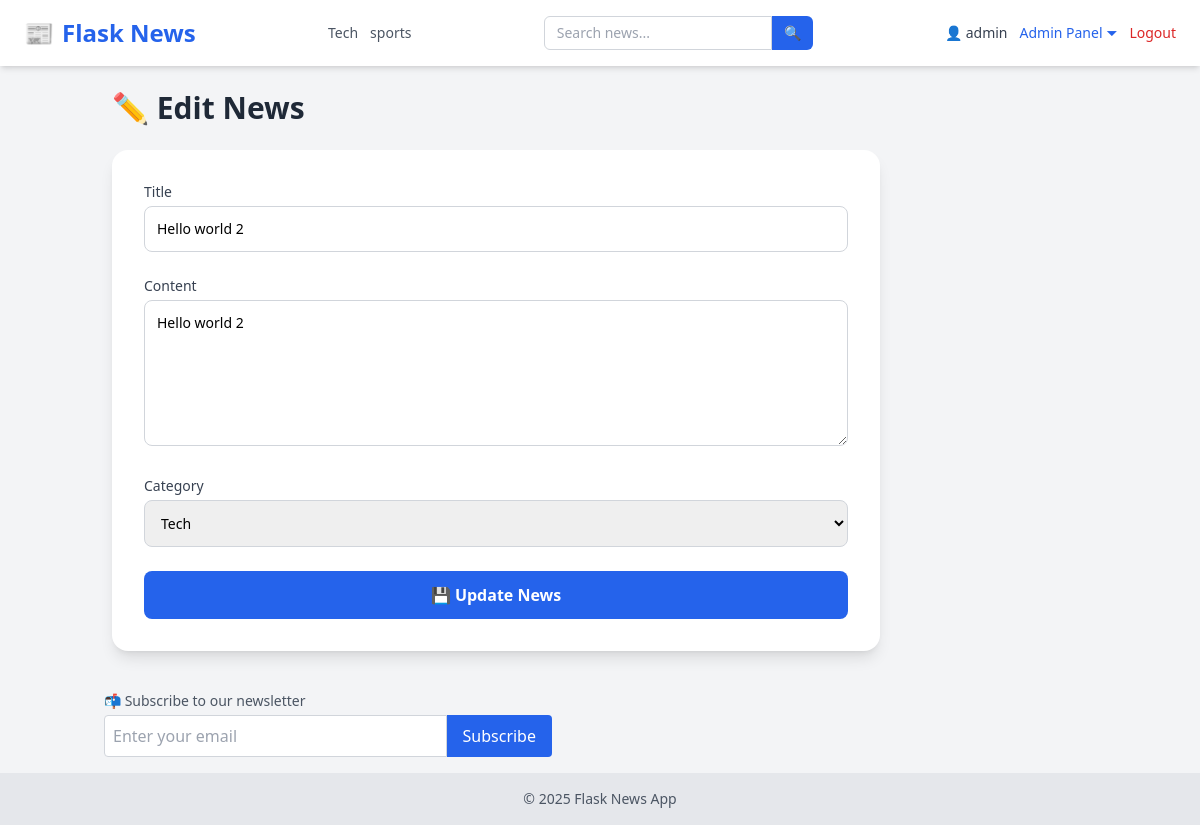
The app's page /edit/2 (signed in) with its own data.
### tables this page shows
CREATE TABLE categories (
            id INTEGER PRIMARY KEY AUTOINCREMENT,
            name TEXT UNIQUE NOT NULL
        );

CREATE TABLE users (
            id INTEGER PRIMARY KEY AUTOINCREMENT,
            username TEXT NOT NULL,
            email TEXT UNIQUE NOT NULL,
            password TEXT NOT NULL,
            role TEXT DEFAULT 'user'
        );

CREATE TABLE news (
            id INTEGER PRIMARY KEY AUTOINCREMENT,
            title TEXT,
            content TEXT,
            image TEXT,
            author_id INTEGER,
            category_id INTEGER,
            view_count INTEGER DEFAULT 0,
            FOREIGN KEY(author_id) REFERENCES users(id),
            FOREIGN KEY(category_id) REFERENCES categories(id)
        );

### app/admin_routes.py (the view, shortened to what this page needs)
@admin.route('/edit/<int:id>', methods=['GET', 'POST'])
@login_required
@admin_only
def edit_news(id):
    conn = sqlite3.connect(current_app.config['DATABASE'])
    c = conn.cursor()
    c.execute("SELECT id, name FROM categories")
    categories = c.fetchall()
    c.execute("SELECT id, title, content FROM news WHERE id = ?", (id,))
    news = c.fetchone()
    conn.close()
    if not news:
        return "News not found", 404
    return render_template('edit_news.html', news=news,categories=categories)

### app/__init__.py (called while the page is built)
def create_app():
    app = Flask(__name__, instance_relative_config=True)
    app.config.from_object('config.Config')
    from app.routes import main
    app.register_blueprint(main)
    from app.admin_routes import admin
    app.register_blueprint(admin)
    from app.user_routes import user
    app.register_blueprint(user)
    init_db(app)
    login_manager.init_app(app)
    @login_manager.user_loader
    def user_loader(user_id):
        return load_user(user_id)
    @app.context_processor
    def inject_now():
        return {'now': datetime.now}
    @app.context_processor
    def inject_categories():
        conn = sqlite3.connect(current_app.config['DATABASE'])
        c = conn.cursor()
        c.execute("SELECT id, name FROM categories ORDER BY name ASC")
        categories = c.fetchall()
        conn.close()
        return {'categories': categories}
    return app

### app/models.py (called while the page is built)
def load_user(user_id):
    conn = sqlite3.connect(current_app.config['DATABASE'])
    c = conn.cursor()
    c.execute("SELECT id, username,email, role FROM users WHERE id = ?", (user_id,))
    row = c.fetchone()
    conn.close()
    if row:
        return User(*row)
    return None

### app/utils.py (called while the page is built)
def admin_only(f):
    @wraps(f)
    def decorated(*args, **kwargs):
        if not current_user.is_authenticated or current_user.role != 'admin':
            abort(403)
        return f(*args, **kwargs)
    return decorated

### app/templates/edit_news.html (shortened to what this page needs)
{% extends "layout.html" %}
{% block content %}
<h2 class="text-3xl font-extrabold text-gray-800 mb-6 flex items-center gap-2">
  ✏️ Edit News
</h2>
<form method="POST" class="bg-white p-8 rounded-2xl shadow-lg max-w-3xl space-y-6">
  <div>
    <label for="title" class="block mb-1 text-sm font-medium text-gray-700">Title</label>
    <input
      name="title"
      id="title"
      type="text"
      value="{{ news[1] }}"
      required
      class="w-full p-3 border border-gray-300 rounded-lg focus:outline-none focus:ring-2 focus:ring-blue-500 text-sm"
    />
  </div>
  <div>
    <label for="content" class="block mb-1 text-sm font-medium text-gray-700">Content</label>
    <textarea
      name="content"
      id="content"
      required
      rows="6"
      class="w-full p-3 border border-gray-300 rounded-lg focus:outline-none focus:ring-2 focus:ring-blue-500 text-sm resize-y"
    >{{ news[2] }}</textarea>
  </div>
  <div>
    <label for="category" class="block mb-1 text-sm font-medium text-gray-700">Category</label>
    <select
      name="category"
      id="category"
      required
      class="w-full p-3 border border-gray-300 rounded-lg focus:outline-none focus:ring-2 focus:ring-blue-500 text-sm"
    >
      {% for cat in categories %}
      <option value="{{ cat[0] }}" {% if news and news[3] == cat[0] %}selected{% endif %}>
        {{ cat[1] }}
      </option>
      {% endfor %}
    </select>
  </div>
  <div>
    <button
      type="submit"
      class="w-full bg-blue-600 hover:bg-blue-700 text-white font-semibold py-3 px-6 rounded-lg transition duration-200"
    >
      💾 Update News
    </button>
  </div>
</form>
{% endblock %}

### app/templates/layout.html (shortened to what this page needs)
<!DOCTYPE html>
<html lang="en">
  <head>
    <script src="https://cdn.tailwindcss.com"></script>
    <link
      rel="stylesheet"
      href="https://cdnjs.cloudflare.com/ajax/libs/font-awesome/6.4.0/css/all.min.css"
    />
  </head>
  <body class="bg-gray-100 min-h-screen flex flex-col">
    <nav
      class="bg-white shadow-md px-6 py-4 flex flex-wrap md:flex-nowrap justify-between items-center"
    >
      <a
        href="/"
        class="text-2xl font-extrabold text-blue-600 flex items-center gap-2"
      >
        📰 <span>Flask News</span>
      </a>
      <div
        class="flex flex-wrap justify-center gap-3 mt-4 md:mt-0 md:ml-6 text-sm text-gray-600 font-medium"
      >
        {% for cat in categories %}
        <a
          href="{{ url_for('main.filter_by_category', name=cat[1]) }}"
          class="hover:text-blue-600 transition-colors"
        >
          {{ cat[1] }}
        </a>
        {% endfor %}
      </div>
      <form
        method="GET"
        action="{{ url_for('main.search') }}"
        class="flex mt-4 md:mt-0 md:ml-6"
      >
        <input
          type="text"
          name="q"
          placeholder="Search news..."
          required
          class="px-3 py-1.5 border rounded-l-md border-gray-300 focus:outline-none focus:ring focus:border-blue-500 text-sm"
        />
        <button
          type="submit"
          class="px-3 py-1.5 bg-blue-600 text-white rounded-r-md text-sm hover:bg-blue-700 transition-colors"
        >
          🔍
        </button>
      </form>
      <div
        class="flex items-center gap-3 mt-4 md:mt-0 md:ml-6 text-sm relative"
      >
        {% if current_user.is_authenticated %}
        <a href="{{ url_for('user.user_profile', email=current_user.email) }}"
          ><span class="text-gray-700">👤 {{ current_user.username }}</span></a
        >
        {% if current_user.role == 'admin' %}
        <div class="relative">
          <button
            id="adminDropdownToggle"
            class="text-blue-600 hover:underline focus:outline-none"
            onclick="toggleAdminDropdown()"
          >
            Admin Panel ⏷
          </button>
        </div>
        {% endif %}
        <a href="/logout" class="text-red-600 hover:underline">Logout</a>
        {% else %}
        <a href="/login" class="text-blue-600 hover:underline">Login</a>
        <a href="/register" class="text-blue-600 hover:underline">Register</a>
        {% endif %}
      </div>
    </nav>
    <main class="flex-grow container mx-auto p-6">
       {% block content %}{% endblock %}
    </main>
    <div class="container mx-auto mb-4 px-4">
      <form action="{{ url_for('user.subscribe') }}" method="POST" class="mt-4">
        <label class="block text-sm text-gray-600 mb-1"
          >📬 Subscribe to our newsletter</label
        >
        <div class="flex max-w-md">
          <input
            type="email"
            name="email"
            required
            placeholder="Enter your email"
            class="w-full p-2 rounded-l border border-gray-300"
          />
          <button type="submit" class="bg-blue-600 text-white px-4 rounded-r">
            Subscribe
          </button>
        </div>
      </form>
    </div>
    <footer class="bg-gray-200 text-center py-4 text-sm text-gray-600">
      &copy; {{ now().year }} Flask News App
    </footer>
  </body>
</html>

### records on screen
categories: name "Tech"
categories: name "sports"
users: username "admin"
news: title "Hello world 2", content "Hello world 2"

### other values on screen
form field category "Tech"
